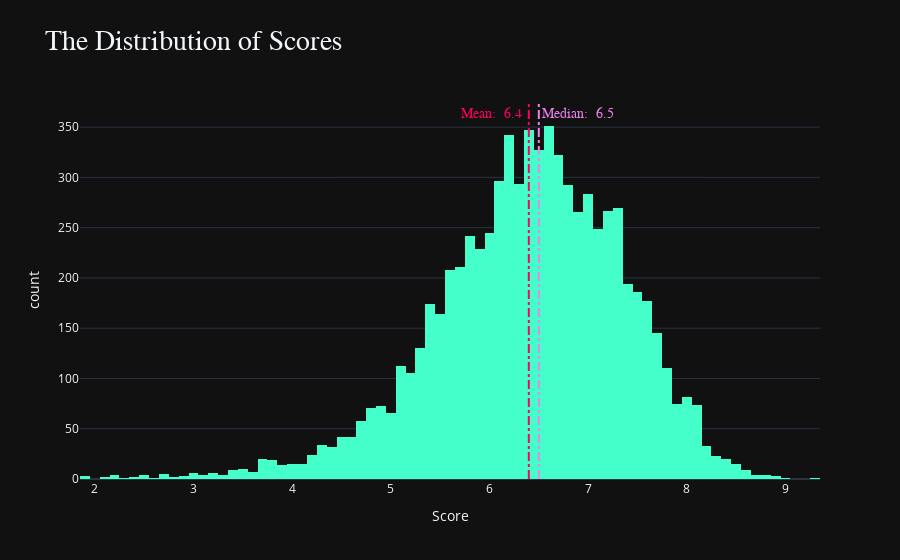

Notebook cell for this chart:
### Code cell
fig = px.histogram(df["score"], 
                   template = "plotly_dark",
                   color_discrete_sequence=["#45FFCA"],
                   labels={"value" :"Score", "count" :"Frequency"},
                   title = "The Distribution of Scores",
                  )

## ► Adding The Mean Line To The Histogram
fig.add_shape(type='line',
              x0=df["score"].mean(),
              y0=0,
              x1=df["score"].mean(),
              y1=df["score"].value_counts().max()+25,
              line = {
                  "color" :"#FF0060",
                  "width" : 2,
                  "dash" : "dashdot"
              },
              label={
                  "text" : f"Mean: {df['score'].mean(): 0.1f}\t",
                  "textposition": "end",
                  "yanchor" :"top",
                  "xanchor" :"right",
                  "textangle" :0,
                  "font": {
                      "size": 14,
                      "color" :"#FF0060",
                      "family" : "tahoma"
                      
                  },
              }
             )

## ► Adding The Median Line To The Histogram
fig.add_shape(type='line',
              x0=df["score"].median(),
              y0=0,
              x1=df["score"].median(),
              y1=df["score"].value_counts().max()+25,
              line = {
                  "color" :"violet",
                  "width" : 2,
                  "dash" : "dashdot"
              },
              label={
                  "text" :f"Median: {df['score'].median(): 0.1f}",
                  "textposition": "end",
                  "yanchor" :"top",
                  "xanchor" :"left",
                  "textangle" :0,
                  "font": {
                      "size": 14,
                      "color" :"violet",
                      "family" : "tahoma"
                      
                  },
              }
             )

update_layout()

iplot(fig)

### Figure 1 — Plotly figure (JSON) as saved in the notebook; plotly's stock layout.template omitted (floating-point values rounded to 4 significant figures; data arrays with more than 128 entries replaced by an {"elided": "..."} marker saying what was removed)
{"data": [{"alignmentgroup": "True", "bingroup": "x", "hovertemplate": "variable=score<br>Score=%{x}<br>count=%{y}<extra></extra>", "legendgroup": "score", "marker": {"color": "#45FFCA", "pattern": {"shape": ""}}, "name": "score", "offsetgroup": "score", "orientation": "v", "showlegend": true, "type": "histogram", "x": {"elided": "7479 float values"}, "xaxis": "x", "yaxis": "y"}], "layout": {"barmode": "relative", "hoverlabel": {"bgcolor": "#45FFCA", "font": {"family": "tahoma", "size": 16}}, "legend": {"title": {"text": "variable"}, "tracegroupgap": 0}, "shapes": [{"label": {"font": {"color": "#FF0060", "family": "tahoma", "size": 14}, "text": "Mean:  6.4\t", "textangle": 0, "textposition": "end", "xanchor": "right", "yanchor": "top"}, "line": {"color": "#FF0060", "dash": "dashdot", "width": 2}, "type": "line", "x0": 6.399, "x1": 6.399, "y0": 0, "y1": 376}, {"label": {"font": {"color": "violet", "family": "tahoma", "size": 14}, "text": "Median:  6.5", "textangle": 0, "textposition": "end", "xanchor": "left", "yanchor": "top"}, "line": {"color": "violet", "dash": "dashdot", "width": 2}, "type": "line", "x0": 6.5, "x1": 6.5, "y0": 0, "y1": 376}], "showlegend": false, "title": {"font": {"family": "tahoma", "size": 28}, "text": "The Distribution of Scores"}, "xaxis": {"anchor": "y", "domain": [0, 1], "title": {"text": "Score"}}, "yaxis": {"anchor": "x", "domain": [0, 1], "title": {"text": "count"}}}}
